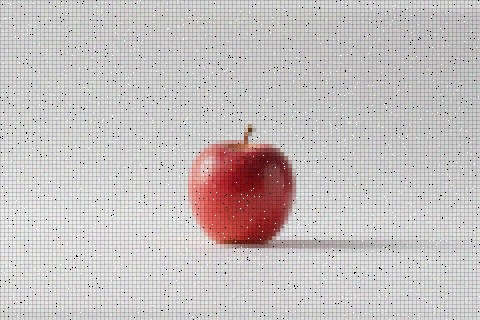
#> input picture augmented/apple/apple_006_pixel_grid_sensor_noise.jpg, 480 x 320 px
$ python -i augment_to_240.py   (imports and definitions only)
#> lines starting #> are read from the running program, lines starting #| are printed output that depends on the picture
#> further down, picture is the input picture: PIL image 480x320 RGB; mean R, G, B 199.3, 193.1, 193.1
#!/usr/bin/env python3
"""把 augmented/ 的 480x320 屏幕模拟增强图转成 320x240（与端侧摄像头帧同尺寸）。

链路依据（用户确认）：新屏幕 480x320，但摄像头输入固定 320x240，
esp-dl 端侧把整帧 320x240 非等比拉伸到 224x224 —— 这条不变。
新旧屏幕的差别只在「屏幕内容在 4:3 摄像头帧里的构图」：
  - FILL：非等比拉满 320x240 —— 模拟旧 320x240 屏占满视野（现在就能测）。
  - FIT ：等比缩放置入 320x240、左右留边 —— 模拟新 480x320 (3:2) 屏
          被 4:3 摄像头拍摄的真实构图（屏幕到货后主用）。
每张源图同时产出 fill + fit 两份，两种屏幕链路都覆盖。

输入: augmented/<类>/*.jpg (480x320)
输出: models/items103/raw_aug_240/<类>/<原名>__fill.jpg / __fit.jpg
"""
from pathlib import Path
import random
from PIL import Image, ImageFilter
import numpy as np

ROOT = Path(__file__).resolve().parents[2]
SRC = ROOT / 'augmented'
DST = ROOT / 'models' / 'items103' / 'raw_aug_240'

TW, TH = 320, 240          # 端侧摄像头帧尺寸 (FRAMESIZE_QVGA)

# [2 lines not run here, left out]


def to_fill(img):
    """非等比拉满 320x240 —— 与端侧「整帧直接拉伸」几何完全一致。"""
    return img.resize((TW, TH), Image.BILINEAR)


def to_fit(img):
    """等比缩放居中 + 四周留边 —— 模拟 3:2 屏幕在 4:3 摄像头帧内的实拍构图。"""
    w, h = img.size
#> w = 480; h = 320
    scale = min(TW / w, TH / h) * random.uniform(0.80, 1.0)
#> scale = 0.646
    nw, nh = max(1, int(w * scale)), max(1, int(h * scale))
#> nw = 310; nh = 206
    fg = img.resize((nw, nh), Image.BILINEAR)
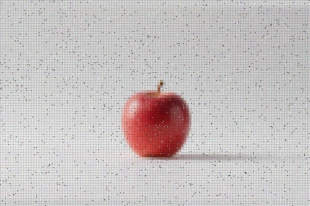
#> fg: PIL image 310x206 RGB; mean R, G, B 199.3, 193.1, 193.1

    mode = random.random()
    if mode < 0.45:
        # 边缘延展：最接近「屏幕内容延伸到边框外」的实拍观感
        arr = np.array(img.resize((TW, TH), Image.BILINEAR))
        canvas = Image.fromarray(arr)
    elif mode < 0.75:
        # 随机纯色背景（桌面/墙面/黑边框）
        g = random.randint(30, 220)
        jitter = lambda: max(0, min(255, g + random.randint(-25, 25)))
        canvas = Image.new('RGB', (TW, TH), (jitter(), jitter(), jitter()))
    else:
        # 模糊放大的自身作背景（屏幕余光/虚化背景）
        canvas = img.resize((TW, TH), Image.BILINEAR).filter(
            ImageFilter.GaussianBlur(radius=random.uniform(8, 20)))
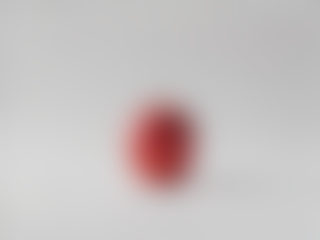
#> canvas: PIL image 320x240 RGB; mean R, G, B 199.4, 193.2, 193.2

    canvas.paste(fg, ((TW - nw) // 2, (TH - nh) // 2))
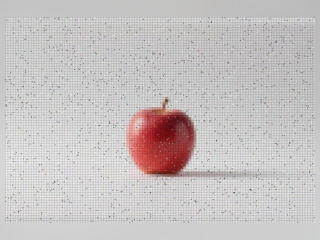
#> canvas: PIL image 320x240 RGB; mean R, G, B 199.5, 194.2, 194.3
    return canvas


def main():
    classes = sorted(d.name for d in SRC.iterdir() if d.is_dir())
    assert len(classes) == 103, f'期望 103 类，实际 {len(classes)}'
    total = 0
    for ci, cls in enumerate(classes, 1):
        out_dir = DST / cls
        out_dir.mkdir(parents=True, exist_ok=True)
        files = sorted(list((SRC / cls).glob('*.jpg')) + list((SRC / cls).glob('*.png')))
        assert files, f'类目录为空: {cls}'
        for f in files:
            img = Image.open(f).convert('RGB')
            # JPEG 存盘顺带模拟摄像头有损压缩
            to_fill(img).save(out_dir / f'{f.stem}__fill.jpg',
                              quality=random.randint(78, 95))
            to_fit(img).save(out_dir / f'{f.stem}__fit.jpg',
                             quality=random.randint(78, 95))
            total += 2
        print(f'[{ci:3d}/103] {cls:14s} {len(files)} -> {len(files)*2}', flush=True)
    print(f'\ndone: {total} images -> {DST}')


# [2 lines not run here, left out]

>>> from PIL import Image
>>> picture = Image.open('../../augmented/apple/apple_006_pixel_grid_sensor_noise.jpg')
>>> result = to_fit(picture)

$ run again, on augmented/banana/banana_017_perspective_color_cast_sensor_noise_pixel_grid_reflection.jpg
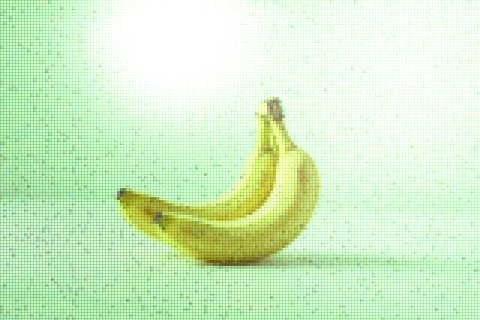
#> input picture augmented/banana/banana_017_perspective_color_cast_sensor_noise_pixel_grid_reflection.jpg, 480 x 320 px
#> picture is the input picture: PIL image 480x320 RGB; mean R, G, B 210.1, 239.2, 199.5
#> in to_fit, `canvas = img.resize((TW, TH), Image.BILINEAR).filter( ImageFilter.Gaus..`:
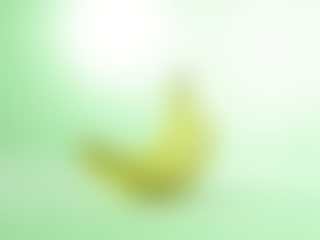
#> canvas: PIL image 320x240 RGB; mean R, G, B 210, 239.2, 199.5
#> in to_fit, `canvas.paste(fg, ((TW - nw) // 2, (TH - nh) // 2))`:
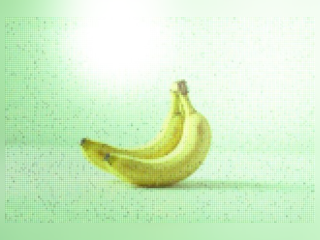
#> canvas: PIL image 320x240 RGB; mean R, G, B 209.5, 239.6, 200.6

$ run again, on augmented/baozi/baozi_002_sensor_noise_reflection_perspective_pixel_grid.jpg
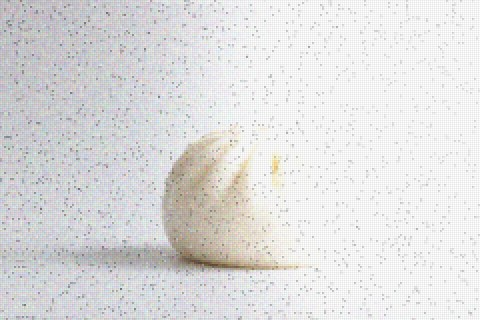
#> input picture augmented/baozi/baozi_002_sensor_noise_reflection_perspective_pixel_grid.jpg, 480 x 320 px
#> picture is the input picture: PIL image 480x320 RGB; mean R, G, B 222.8, 222.3, 222.5
#> in to_fit, `canvas = img.resize((TW, TH), Image.BILINEAR).filter( ImageFilter.Gaus..`:
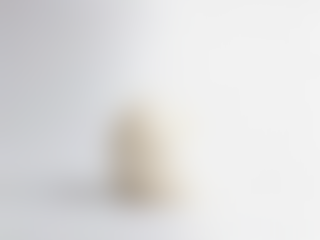
#> canvas: PIL image 320x240 RGB; mean R, G, B 222.8, 222.4, 222.6
#> in to_fit, `canvas.paste(fg, ((TW - nw) // 2, (TH - nh) // 2))`:
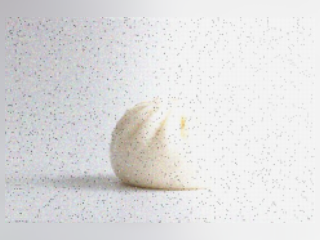
#> canvas: PIL image 320x240 RGB; mean R, G, B 222.8, 222.4, 223
